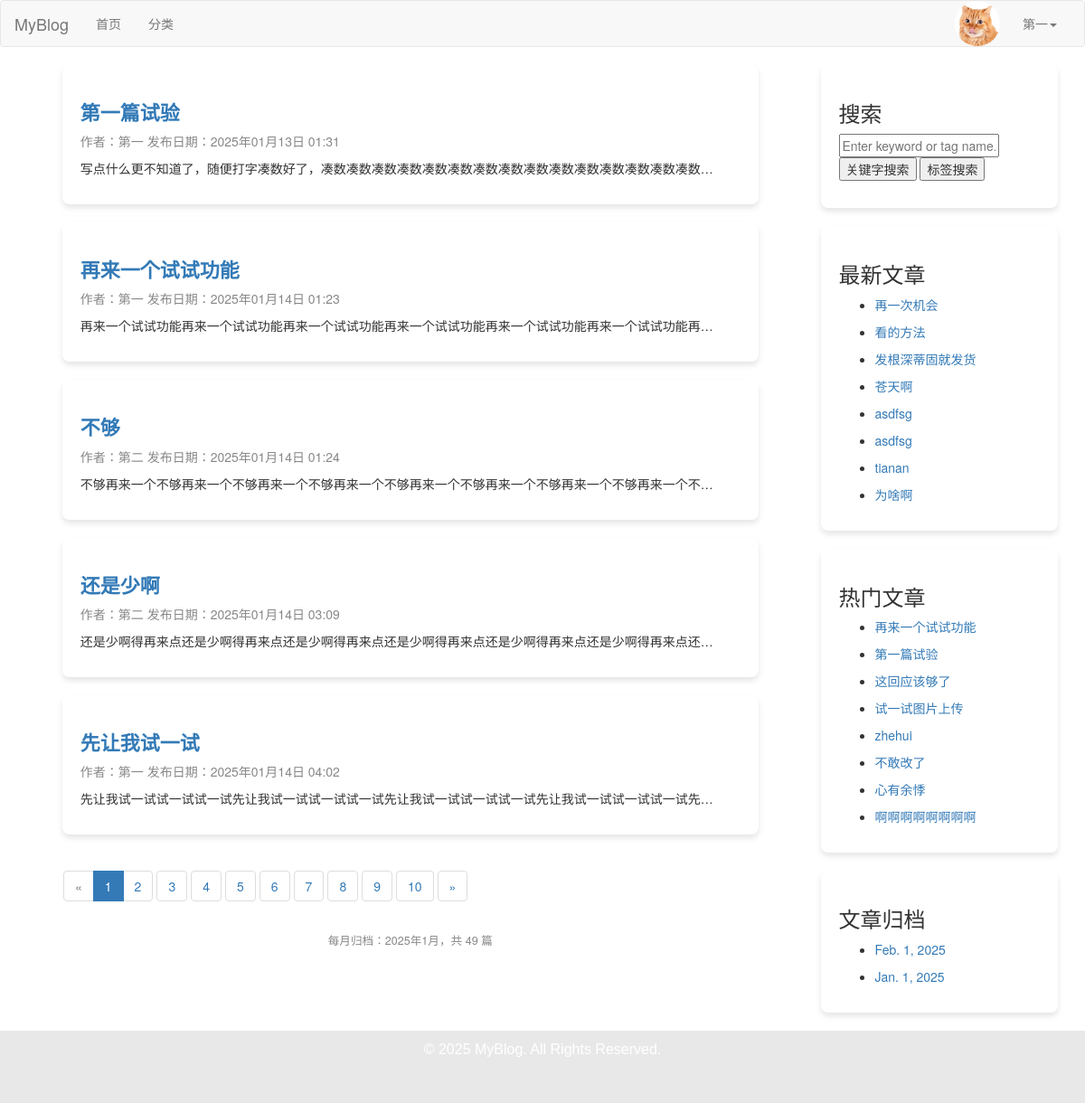
Screenshot of /archives/2025/1/ (signed in) with the database file from the repository.
### users/models.py (models this page shows, shortened)
class UserProfile(models.Model):
    USER_GENDER_TYPE = (
        ('male','男'),
        ('female','女'),
    )
    owner = models.OneToOneField(User, on_delete=models.CASCADE, verbose_name='用户')
    nickname=models.CharField(verbose_name='昵称',max_length=23,blank=True,null=True)
    birthday=models.DateTimeField(verbose_name='生日',blank=True,null=True)
    gender=models.CharField(verbose_name='性别', choices=USER_GENDER_TYPE,max_length=6,default='male')
    image=models.ImageField(verbose_name='用户头像',upload_to=user_avatar_upload_to,default='image/default.jpg',max_length=255)
    desc=models.TextField(verbose_name='个人简介',max_length=200,blank=True,default='')
    signature=models.CharField(verbose_name='个性签名',max_length=50,blank=True,default='')

### blog/models.py (models this page shows, shortened)
class Post(models.Model):
    DRAFT = 'draft'
    PUBLISHED = 'published'
    STATUS_CHOICES = [
        (DRAFT, '草稿'),
        (PUBLISHED, '已发布'),
    ]
    title = models.CharField(max_length=61, verbose_name="文章标题")
    desc = models.TextField(max_length=200, blank=True, default="", verbose_name="文章描述")
    category = models.ForeignKey(Category, on_delete=models.CASCADE, verbose_name="分类")
    content = models.TextField(verbose_name="文章详情")
    tags = models.ManyToManyField(Tag, related_name='posts', verbose_name="文章标签")  # 修改为 ManyToManyField
    owner = models.ForeignKey(User, on_delete=models.CASCADE, verbose_name="作者")
    is_hot = models.BooleanField(default=False, verbose_name='是否热门')
    pv = models.IntegerField(default=0, verbose_name='浏览量')
    add_date = models.DateTimeField(auto_now_add=True, verbose_name="添加时间")
    pub_date = models.DateTimeField(auto_now=True, verbose_name="修改时间")
    status = models.CharField(max_length=10, choices=STATUS_CHOICES, default=DRAFT, verbose_name="状态")
    liked_users = models.ManyToManyField(
        User,
        related_name="liked_posts",
        blank=True,
        verbose_name="点赞用户",
    )
    favorited_users = models.ManyToManyField(
        User,
        related_name="favorited_posts",
        blank=True,
        verbose_name="收藏用户",
    )
    class Meta:
        verbose_name = "文章"
        verbose_name_plural = verbose_name

class Sidebar(models.Model):
    STATUS = (
        (1,'隐藏'),
        (2,'展示')
    )
    DISPLAY_TYPE = (
        (1,'搜索'),
        (2,'最新文章'),
        (3,'最热文章'),
        (4,'最近评论'),
        (5,'文章归档'),
        (6,'HTML')
    )
    title = models.CharField(max_length=50,verbose_name='模块名称')
    display_type = models.PositiveIntegerField(default=1,choices=DISPLAY_TYPE,verbose_name="展示类型")
    content = models.CharField(max_length=500,blank=True,default='',verbose_name="内容", help_text='如果设置的不是HTML类型，可为空')
    sort = models.PositiveIntegerField(default=1,verbose_name='排序',help_text='序号越大越靠前')
    status = models.PositiveIntegerField(default=2,choices=STATUS,verbose_name='状态')
    add_date = models.DateTimeField(auto_now_add=True,verbose_name="创建时间")
    class Meta:
        verbose_name="侧边栏"
        verbose_name_plural = verbose_name
        ordering = ['-sort']
    @classmethod
    def get_sidebar(cls):
        return cls.objects.filter(status=2)
    @property
    def get_content(self):
        from django.utils.html import escape
        request = get_current_request()  # 获取当前请求对象（需额外中间件支持）
        query = escape(request.GET.get('query', '')) if request else ''  # 安全获取 query
        if self.display_type == 1:
            context = {'query': query}  # 将 query 传递到模板上下文
            return render_to_string('sidebar/search.html', context=context)
        elif self.display_type == 2:
            context = {
            }
            return render_to_string('sidebar/new_post.html', context=context)
        elif self.display_type == 3:
            context = {
            }
            return render_to_string('sidebar/hot_post.html', context=context)
        elif self.display_type == 4:
            context = {
            }
            return render_to_string('comment.html', context=context)
        elif self.display_type == 5:
            context = {
            }
            return render_to_string('sidebar/archives.html', context=context)
        elif self.display_type == 6:
            return self.content

### blog/views/sidebar.py (the view)
# urls.py: path('archives/<int:year>/<int:month>/', sidebar.archives, name='archives'),
def archives(request, year, month):
    post_queryset = Post.objects.filter(
        status=Post.PUBLISHED,
        add_date__year=year,
        add_date__month=month
    )
    paginator = Paginator(post_queryset, 5)  # 每页 5 篇文章
    page = request.GET.get('page')
    try:
        posts = paginator.page(page)
    except PageNotAnInteger:
        posts = paginator.page(1)
    except EmptyPage:
        posts = paginator.page(paginator.num_pages)
    context = {'posts': posts, 'year': year, 'month': month}
    return render(request, 'sidebar/archives_list.html', context)

### blog/templatetags/category.py (called while the page is built)
@register.simple_tag
def get_sidebar_list():
    return Sidebar.get_sidebar()

@register.simple_tag
def get_new_post():
    return Post.objects.order_by('-pub_date')[:8]

@register.simple_tag
def get_hot_pv_post():
    return Post.objects.order_by('-pv')[:8]

@register.simple_tag
def get_archives():
    return Post.objects.dates('add_date', 'month', order='DESC')[:8]

### blog/templates/sidebar/archives_list.html (shortened to what this page needs)
{% extends 'layout/base.html' %}
{% load static %}
{% load category %}
{% block css %}
    <link rel="stylesheet" href="{% static 'css/account.css' %}">
{% endblock %}
{% block content_left %}
    <section class="section">
        <div class="container blog-container">
            {% for post in posts %}
                <div class="box blog-box">
                    <h1 class="title small-title">
                        <a href="{% url 'blog:post_detail' post.id %}">{{ post.title }}</a>
                    </h1>
                    <p class="subtitle post-info">
                        作者：{{ post.owner.username }} 发布日期：{{ post.add_date|date:"Y年m月d日 H:i" }}
                    </p>
                    <p>{{ post.content|truncatechars:50 }}</p>
                </div>
            {% empty %}
                <p>暂无文章。</p>
            {% endfor %}
        </div>
        <nav aria-label="Page navigation">
            <ul class="pagination">
                {% if posts.has_previous %}
                    <li>
                        <a href="?page={{ posts.previous_page_number }}" aria-label="Previous">
                            <span aria-hidden="true">«</span>
                        </a>
                    </li>
                {% else %}
                    <li class="disabled">
                        <span aria-hidden="true">«</span>
                    </li>
                {% endif %}
                {% for num in posts.paginator.page_range %}
                    {% if posts.number == num %}
                        <li class="active">
                            <span>{{ num }} <span class="sr-only">(current)</span></span>
                        </li>
                    {% else %}
                        <li>
                            <a href="?page={{ num }}">{{ num }}</a>
                        </li>
                    {% endif %}
                {% endfor %}
                {% if posts.has_next %}
                    <li>
                        <a href="?page={{ posts.next_page_number }}" aria-label="Next">
                            <span aria-hidden="true">»</span>
                        </a>
                    </li>
                {% else %}
                    <li class="disabled">
                        <span aria-hidden="true">»</span>
                    </li>
                {% endif %}
            </ul>
        </nav>
    </section>
<div class="archive-summary">
    每月归档：{{ year }}年{{ month }}月，共 {{ posts.paginator.count }} 篇
</div>
{% endblock %}

### blog/templates/layout/base.html (shortened to what this page needs)
{% load static %}
{% load category %}
<!DOCTYPE html>
<html lang="en">
<head>
    <link rel="stylesheet" href="{% static 'plugin/bootstrap/css/bootstrap.css' %}">
    <link rel="stylesheet" href="{% static 'plugin/font-awesome/css/font-awesome.min.css' %}">
    <link rel="stylesheet" href="{% static 'css/blog.css' %}">
    <link href="https://cdn.quilljs.com/1.3.6/quill.snow.css" rel="stylesheet">
    <link href="{% static 'plugin/bootstrap-datepicker-1.10.0/dist/css/bootstrap-datepicker.min.css' %}"
          rel="stylesheet">
    <link rel="stylesheet" href="{% static 'plugin/bootstrap-select-1.13.14/dist/css/bootstrap-select.min.css' %}">
    <link rel="stylesheet" href="{% static 'plugin/select2-develop/dist/css/select2.min.css' %}">
    {% block css %}
    {% endblock %}
</head>
<body>
<nav class="navbar navbar-default">
    <div class="container-fluid">
        <div class="navbar-header">
            <a class="navbar-brand" href="{% url 'blog:index' %}">MyBlog</a>
        </div>
        <div class="collapse navbar-collapse" id="bs-example-navbar-collapse-1">
            <ul class="nav navbar-nav">
                <li><a href="{% url 'blog:index' %}">首页<span class="sr-only">(current)</span></a></li>
                <li><a href="{% url 'blog:category_list' %}">分类</a></li>
            </ul>
            <ul class="nav navbar-nav navbar-right">
                {% if request.user.is_authenticated %}
                    <li class="user-avatar">
                        <img src="{{ request.user.userprofile.image.url }}" alt="User Avatar" class="avatar-img">
                    </li>
                    <li class="dropdown">
                        <a href="#" class="dropdown-toggle" data-toggle="dropdown" role="button" aria-haspopup="true"
                           aria-expanded="false">
                            {{ request.user.username }}<span class="caret"></span>
                        </a>
                    </li>
                {% else %}
                    <li><a href="{% url 'users:login' %}">登录</a></li>
                    <li><a href="{% url 'users:register' %}" target="_blank">注册</a></li>
                {% endif %}
            </ul>
        </div>
    </div>
</nav>
{% block content %}
    <div class="container content-container">
        <div class="row">
            <div class="col-md-9 content-left">
                {% block content_left %}
                {% endblock %}
            </div>
            <div class="col-md-3 content-right">
                {% block content_right %}
                    {% get_sidebar_list as sidebar_list %}
                    {% for sidebar in sidebar_list %}
                        <div class="blog-box">
                            <h3>{{ sidebar.title }}</h3>
                            <p>{{ sidebar.get_content|safe }}</p>
                        </div>
                    {% endfor %}
                {% endblock %}
            </div>
        </div>
    </div>
{% endblock %}
{% block footer %}
    <footer class="footer">
        <div class="container text-center">
            <p>© 2025 MyBlog. All Rights Reserved.</p>
            <div class="social-icons">
                <a href="#" class="social-icon"><i class="fa fa-facebook"></i></a>
                <a href="#" class="social-icon"><i class="fa fa-twitter"></i></a>
                <a href="#" class="social-icon"><i class="fa fa-linkedin"></i></a>
                <a href="#" class="social-icon"><i class="fa fa-instagram"></i></a>
            </div>
        </div>
    </footer>
{% endblock %}
</body>
</html>

### blog/templates/sidebar/search.html
<form method="GET" class="search-form">
    <input
        type="text"
        name="query"
        placeholder="Enter keyword or tag name..."
        value="{{ query|default_if_none:'' }}"
        class="search-input"
    >
    <button type="submit" formaction="{% url 'blog:search' %}" class="search-button">关键字搜索</button>
    <button type="submit" formaction="{% url 'blog:tag_search' %}" class="search-button">标签搜索</button>
</form>

### blog/templates/sidebar/new_post.html
{% load category %}
{% get_new_post as post_list %}
{% for post in post_list %}
    <ul>
    <li><a href="{% url 'blog:post_detail' post.id %}">{{ post.title }}</a> </li>
    </ul>
{% endfor %}

### blog/templates/sidebar/hot_post.html
{% load category %}
{% get_hot_pv_post as post_list %}
{% for post in post_list %}
    <ul>
    <li><a href="{% url 'blog:post_detail' post.id %}">{{ post.title }}</a> </li>
    </ul>
{% endfor %}

### blog/templates/sidebar/archives.html
{% load category %}
{% get_archives as archives_list %}
{% for archive in archives_list %}
    <ul>
    <li><a href="{% url 'blog:archives' archive.year archive.month %}">{{ archive }}</a> </li>
    </ul>
{% endfor %}

### static/css/blog.css (style rules this page uses)
.user-avatar { display: inline-block; vertical-align: middle; margin-right: 10px; }
.avatar-img { width: 50px; height: 50px; border-radius: 50%; object-fit: cover; }
.footer { background-color: #E8E8E8; color: #fff; padding: 10px 0; font-family: 'Arial', sans-serif; text-align: center; height: 80px; }
.footer p { font-size: 16px; margin-bottom: 5px; }
.social-icons { margin-top: 5px; }
.social-icon { margin: 0 10px; color: #fff; font-size: 20px; transition: color 0.3s ease; }
.blog-container { max-width: 800px; margin: 0 auto; }
.small-title { font-size: 22px; font-weight: bold; }
.post-info { color: #888; margin-top: 10px; }
.blog-box { padding: 20px; background-color: #fff; margin-bottom: 20px; box-shadow: 0px 4px 6px rgba(0, 0, 0, 0.1); border-radius: 8px; }
.pagination { margin: 20px 0; margin-left: 40px; }
.pagination a { margin: 0 5px; padding: 5px 10px; background-color: #007bff; color: white; border-radius: 4px; text-decoration: none; }

### blog/templates/sidebar/archives_list.html (style rules this page uses)
.archive-summary { font-size: 0.9em; color: #888; text-align: center; margin-top: 10px; line-height: 1.5; }

### rows the page displays
Post: title "第一篇试验", owner.username "第一", add_date "2025年01月13日 01:31", content "写点什么更不知道了，随便打字凑数好了，凑数凑数凑数凑数凑数凑数凑数凑数凑数凑数凑数凑数凑数凑数凑数…"
Post: title "再来一个试试功能", owner.username "第一", add_date "2025年01月14日 01:23", content "再来一个试试功能再来一个试试功能再来一个试试功能再来一个试试功能再来一个试试功能再来一个试试功能再…"
Post: title "不够", owner.username "第二", add_date "2025年01月14日 01:24", content "不够再来一个不够再来一个不够再来一个不够再来一个不够再来一个不够再来一个不够再来一个不够再来一个不…"
Post: title "还是少啊", owner.username "第二", add_date "2025年01月14日 03:09", content "还是少啊得再来点还是少啊得再来点还是少啊得再来点还是少啊得再来点还是少啊得再来点还是少啊得再来点还…"
Post: title "先让我试一试", owner.username "第一", add_date "2025年01月14日 04:02", content "先让我试一试试一试试一试先让我试一试试一试试一试先让我试一试试一试试一试先让我试一试试一试试一试先…"
Sidebar: title "搜索"
Sidebar: title "最新文章"
Post: title "再一次机会"
Post: title "看的方法"
Post: title "发根深蒂固就发货"
Post: title "苍天啊"
Post: title "asdfsg"
Post: title "asdfsg"
Post: title "tianan"
Post: title "为啥啊"
Sidebar: title "热门文章"
Post: title "这回应该够了"
Post: title "试一试图片上传"
Post: title "zhehui"
Post: title "不敢改了"
Post: title "心有余悸"
Post: title "啊啊啊啊啊啊啊啊"
Sidebar: title "文章归档", archives_list "Feb. 1, 2025" "Jan. 1, 2025"

### other values shown
{{ request.user.username }} "第一"
{{ num }} "1"
{{ num }} "2" "3" "4" "5" "6" "7" "8" "9" "10"
{{ year }} "2025"
{{ month }} "1"
{{ posts.paginator.count }} "49"
